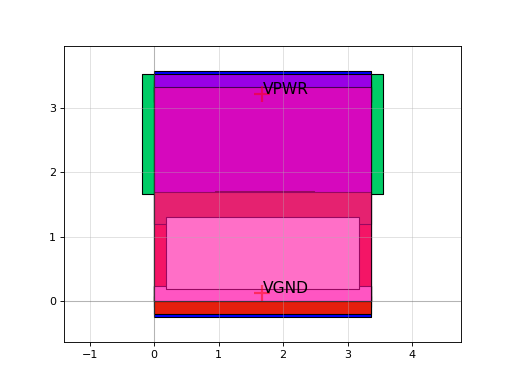

Write Python code to recreate this figure.
import sky130

c = sky130.components.sky130_fd_sc_hs__o32ai_1()
c.plot()
